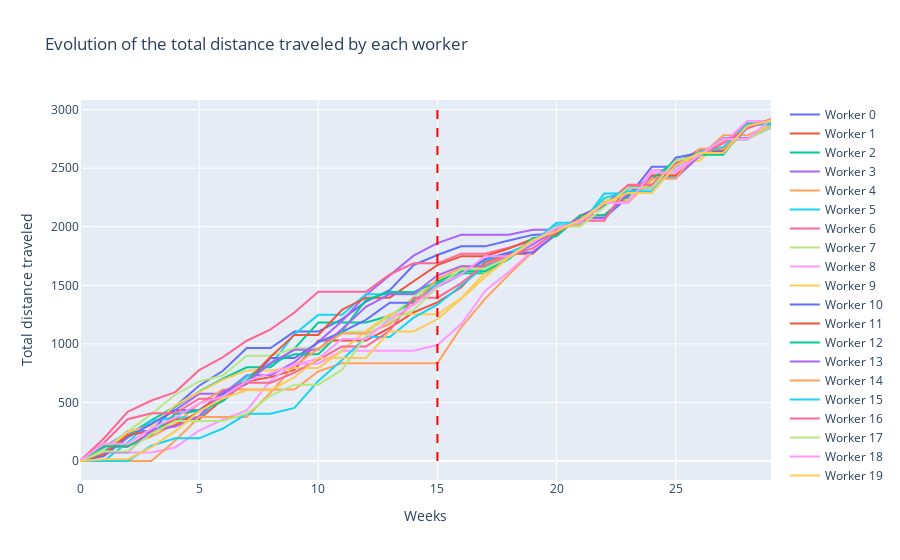

The cell this chart's notebook holds for it:
### Markdown cell above
### Some plots

### Code cell
# Evolution of the total distance traveled by each worker
fig = go.Figure()
for i in range(WORKERS_NB):
    #trace the line 
    fig.add_trace(go.Scatter(x=list(range(NB_WEEKS_SIM + NB_WEEKS_AFTER)), y=total_distance_evolution[i], mode='lines', name=f"Worker {i}"))

#Add a horizontal line for x = NB_WEEKS_SIM
fig.add_shape(type='line',
              x0=NB_WEEKS_SIM, y0=0,
              x1=NB_WEEKS_SIM, y1=max([max(distances) for distances in total_distance_evolution]),
              line=dict(color='Red', width=2, dash='dash'))



fig.update_layout(title='Evolution of the total distance traveled by each worker', xaxis_title='Weeks', yaxis_title='Total distance traveled')
fig.show()
